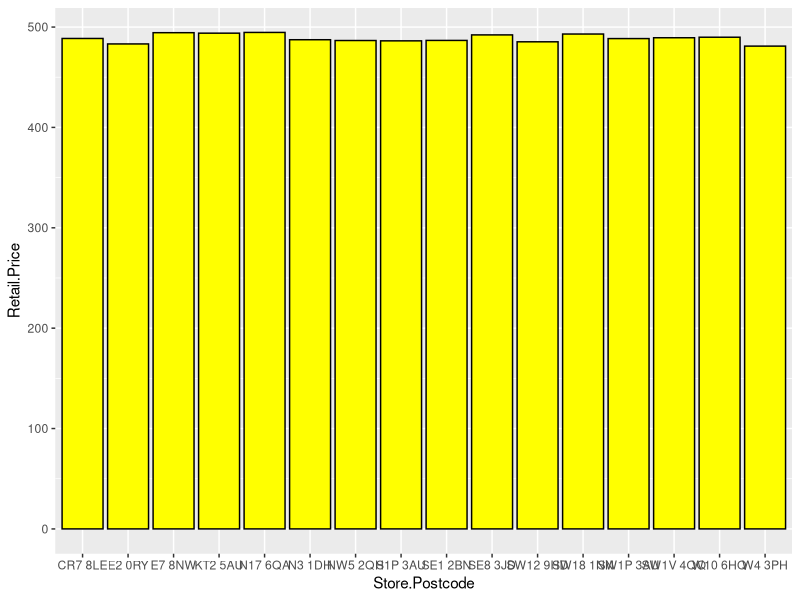

Source code (R):
ls = read.csv("./Data/LaptopSalesJanuary2008.csv", header = TRUE)
View(ls)
library(ggplot2)
ggplot(ls)+geom_bar(aes(Store.Postcode, Retail.Price),stat="summary",fun.y="mean",fill="yellow",color="black")
agg.data=aggregate(data=ls, Retail.Price~Store.Postcode, mean)
agg.data[order(agg.data$Retail.Price),]